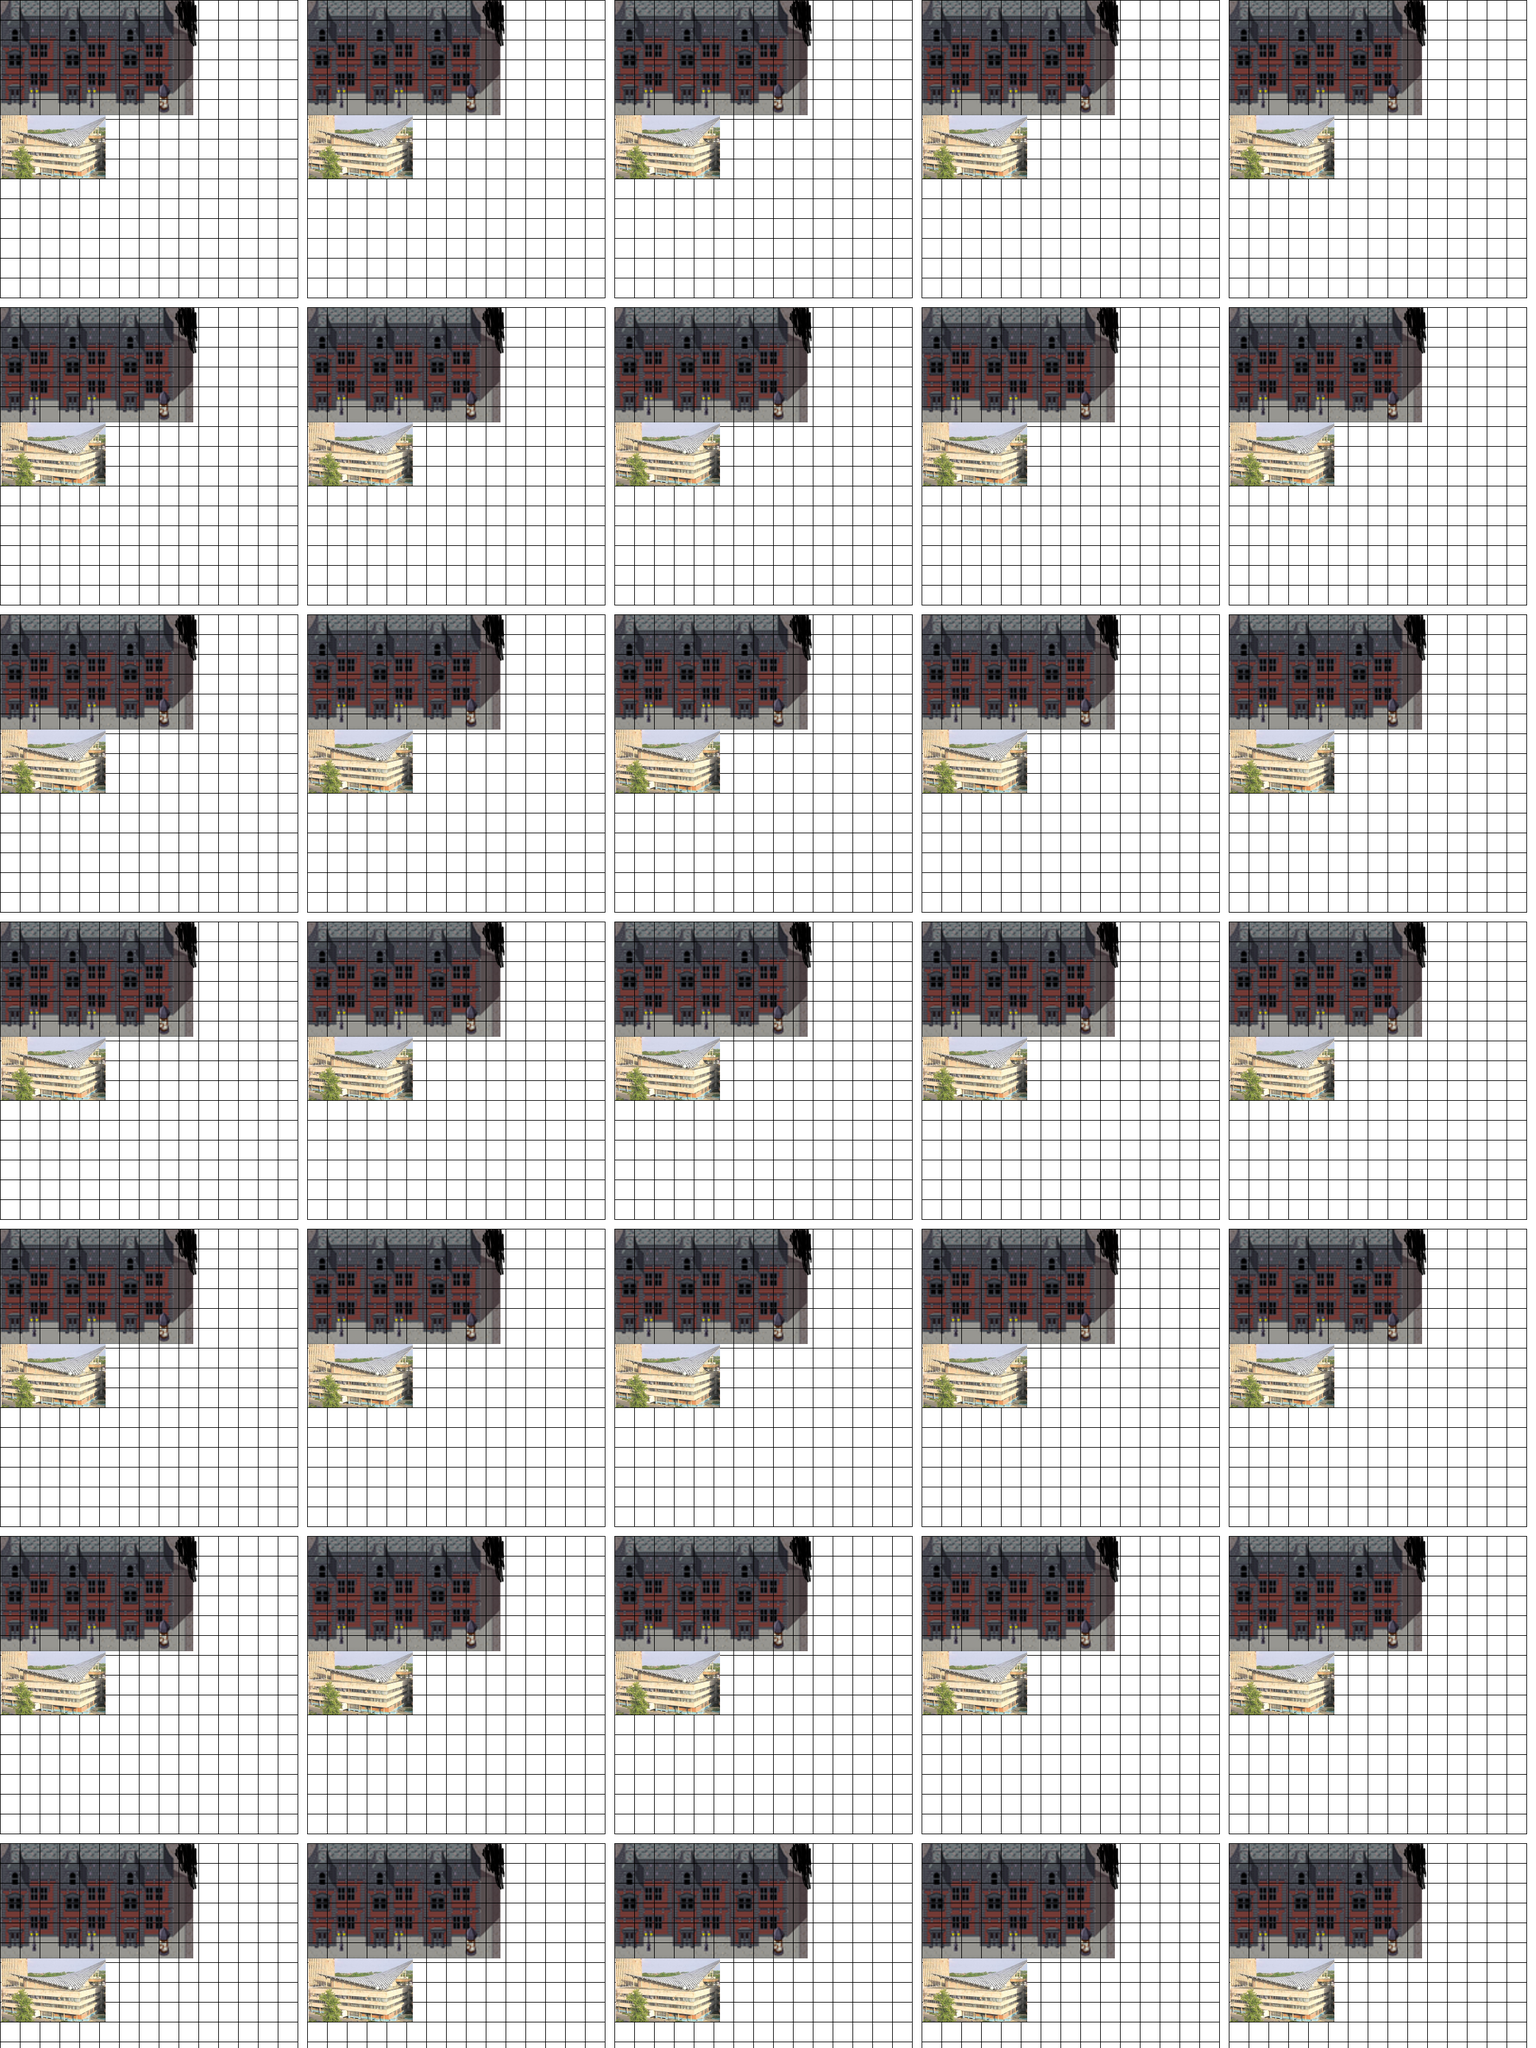

A level layout from a 2D game, rendered from its tile map. Below: a short description, then the map file with tile-grid data replaced by summaries:
An orthogonal 75x100 tile map with 32x32 px tiles, 1 tile layer (Tile Layer 1).

<map version="1.8" tiledversion="1.8.4" orientation="orthogonal" renderorder="right-down" width="75" height="100" tilewidth="32" tileheight="32" infinite="0" nextlayerid="2" nextobjectid="1">
 <tileset firstgid="1" source="tileset2.tsx" />
 <layer id="1" name="Tile Layer 1" width="75" height="100">
  <data>[7500 cells, 7500 non-empty, 225 distinct tile ids]</data>
 </layer>
</map>